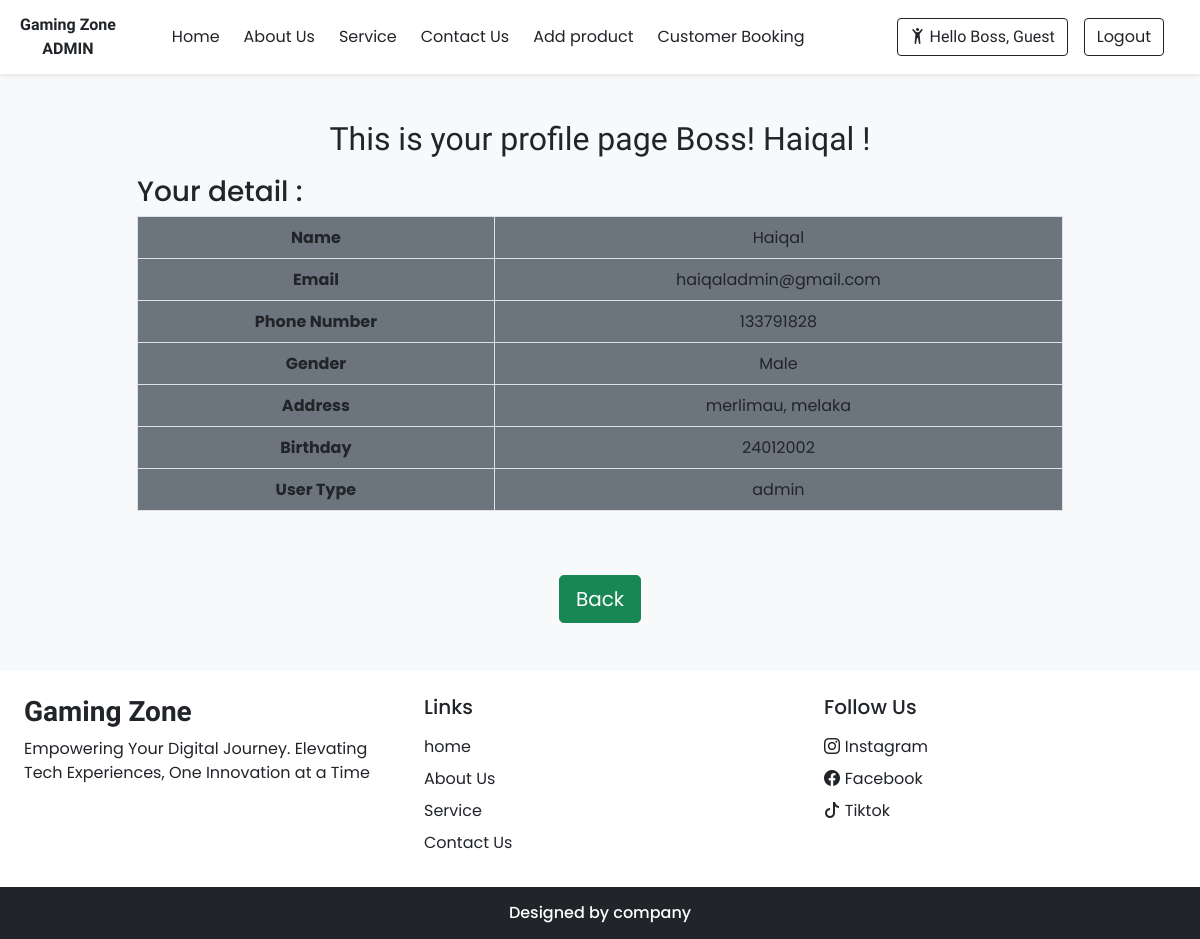
Page /admindetail.php?name=Haiqal on the committed database.
### tables this page shows
CREATE TABLE `register` (
  `Id` int(11) NOT NULL,
  `name` varchar(50) NOT NULL,
  `email` varchar(50) NOT NULL,
  `phoneNumber` int(20) NOT NULL,
  `gender` varchar(10) NOT NULL,
  `address` varchar(100) NOT NULL,
  `birthday` int(50) NOT NULL,
  `password` varchar(100) NOT NULL,
  `confirmationPassword` varchar(100) NOT NULL,
  `userType` varchar(50) NOT NULL DEFAULT 'user'
);

### admindetail.php (the view, shortened to what this page needs)
<?php
require 'conf.php';
$name = $email = $phoneNumber = $gender = $address = $birthday = $userType = '';
if (isset($_GET['name'])) {
    $name = $_GET['name'];
    $sql = "SELECT * FROM register WHERE name='$name'";
    $result = mysqli_query($conn, $sql);
    if ($row = mysqli_fetch_array($result)) {
        $name = $row['name'];
        $email = $row['email'];
        $phoneNumber = $row['phoneNumber'];
        $gender = $row['gender'];
        $address = $row['address'];
        $birthday = $row['birthday'];
        $userType = $row['userType'];
    } else {
        echo 'No user found!';
        return;
    }
} else {
    echo 'No user specified!';
    return;
}
?>
<?php require('inc/adminheader.php'); ?>
<!DOCTYPE html>
<html lang="en">
<head>
  <link rel="stylesheet" href="https://cdn.jsdelivr.net/npm/swiper@11/swiper-bundle.min.css"/>
  <?php require ('inc/links.php');?>
</head>
<body class="bg-light">
<div class="container">
  <div class="row justify-content-center">
    <div class="col-md-10 mb-5">
    <h2 class="text-center p-2 h-font"><br>This is your profile page Boss! <td><?=$name;?> !</td> </h2>
      <h3>Your detail : </h3>
      <table class="table table-bordered bordered-dark bg-secondary text-dark text-center" width="500px">
      <tr>
        <th>Name </th>
        <td><?=$name;?></td>
      </tr>
      <tr>
        <th>Email </th>
        <td><?= $email; ?></td>
      </tr>
      <tr>
        <th>Phone Number </th>
        <td><?= $phoneNumber; ?></td>
      </tr>
      <tr>
        <th>Gender </th>
        <td><?= $gender; ?></td>
      </tr>
      <tr>
        <th>Address </th>
        <td><?= $address; ?></td>
      </tr>
      <tr>
        <th>Birthday </th>
        <td><?= $birthday; ?></td>
      </tr>
      <tr>
        <th>User Type </th>
        <td><?= $userType; ?></td>
      </tr>
    </table>
      </div>
      <div class="form-group text-center">
      <a href="admin.php" class="btn btn-success btn-lg btn-block">Back</a>
      </div>
    </div>
  </div>
<?php require('inc/footeradmin.php');?>
</body>
</html>

### css/common.css (style rules this page uses)
:root { --teal: #2ec1ac; --teal_hover: #279e8c; }
* { font-family: 'Poppins', sans-serif; }
.h-font { font-family: 'Merienda', cursive; }

### rows in the picture
register: name "Haiqal", email "haiqaladmin@gmail.com", phoneNumber "133791828", gender "Male", address "merlimau, melaka", birthday "24012002", userType "admin"

### other values in the picture
$_SESSION["name"] "Guest"
